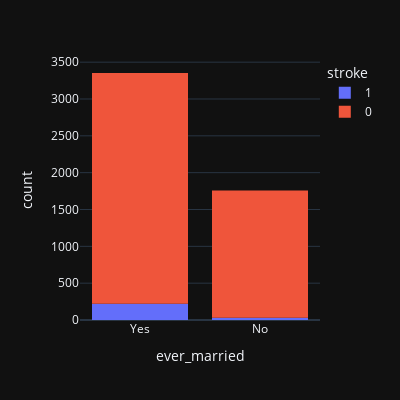

The notebook cell saved with this chart:
### Code cell
print (f'Ever married patients  probability of stroke is  {round(my_data[my_data["ever_married"]=="Yes"]["stroke"].mean()*100,2)} %')

print()

print (f'Never married patients  probability of stroke is {round(my_data[my_data["ever_married"]=="No"]["stroke"].mean()*100,2)} %')

fig = px.histogram(my_data, x="ever_married", color="stroke",width=400, height=400)
fig.show()

### Figure 1 — Plotly figure (JSON) as saved in the notebook; plotly's stock layout.template omitted (floating-point values rounded to 4 significant figures; data arrays with more than 128 entries replaced by an {"elided": "..."} marker saying what was removed)
{"data": [{"alignmentgroup": "True", "bingroup": "x", "hovertemplate": "stroke=1<br>ever_married=%{x}<br>count=%{y}<extra></extra>", "legendgroup": "1", "marker": {"color": "#636efa", "pattern": {"shape": ""}}, "name": "1", "offsetgroup": "1", "orientation": "v", "showlegend": true, "x": {"elided": "249 str values"}, "xaxis": "x", "yaxis": "y", "type": "histogram"}, {"alignmentgroup": "True", "bingroup": "x", "hovertemplate": "stroke=0<br>ever_married=%{x}<br>count=%{y}<extra></extra>", "legendgroup": "0", "marker": {"color": "#EF553B", "pattern": {"shape": ""}}, "name": "0", "offsetgroup": "0", "orientation": "v", "showlegend": true, "x": {"elided": "4861 str values"}, "xaxis": "x", "yaxis": "y", "type": "histogram"}], "layout": {"xaxis": {"anchor": "y", "domain": [0.0, 1.0], "title": {"text": "ever_married"}}, "yaxis": {"anchor": "x", "domain": [0.0, 1.0], "title": {"text": "count"}}, "legend": {"title": {"text": "stroke"}, "tracegroupgap": 0}, "margin": {"t": 60}, "barmode": "relative", "height": 400, "width": 400}}
